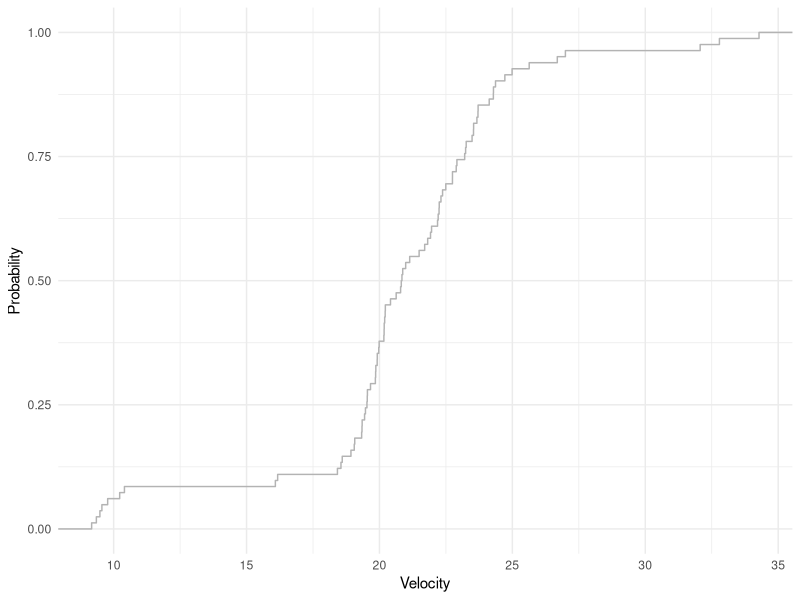
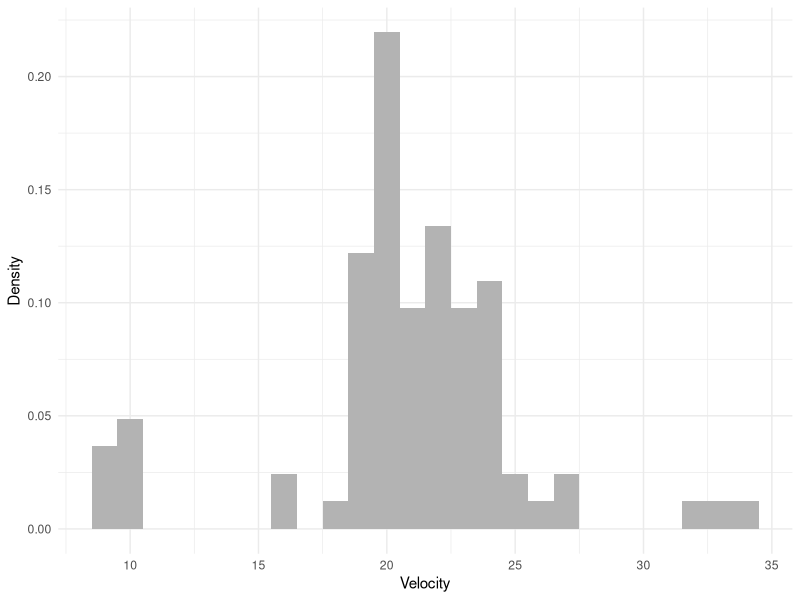
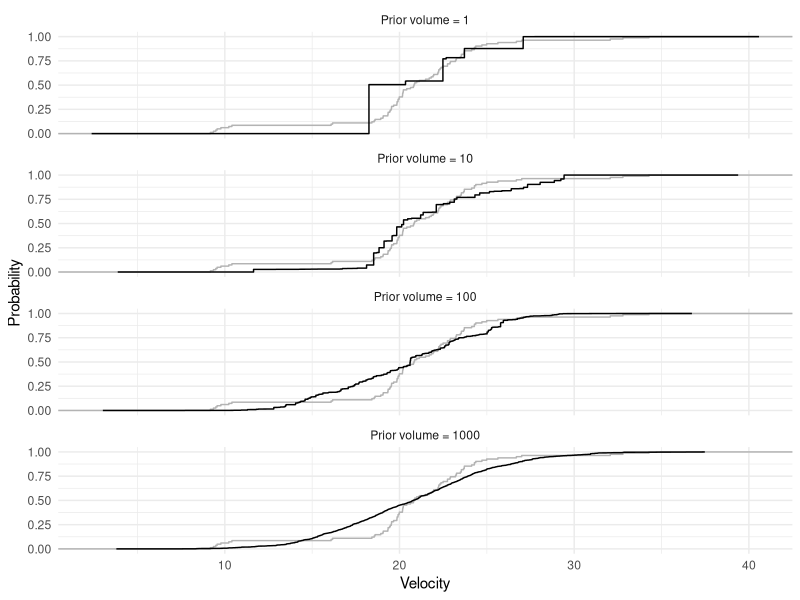
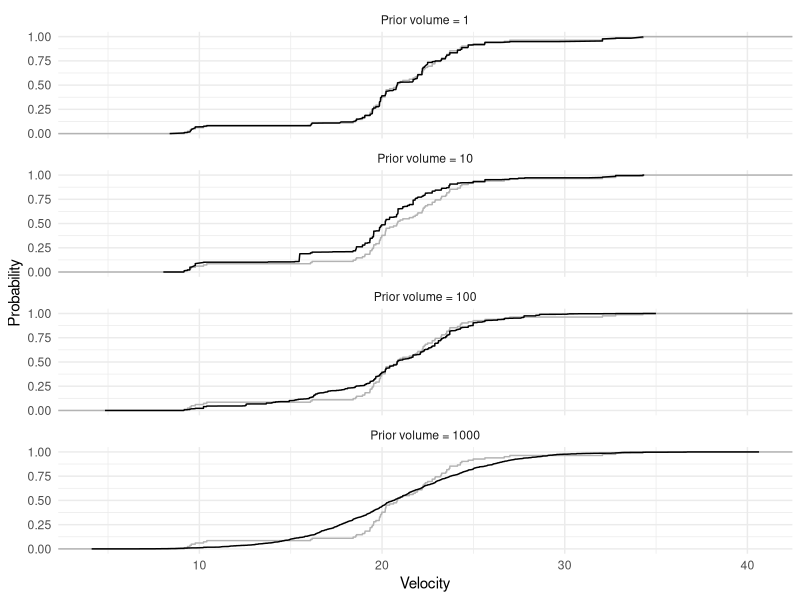
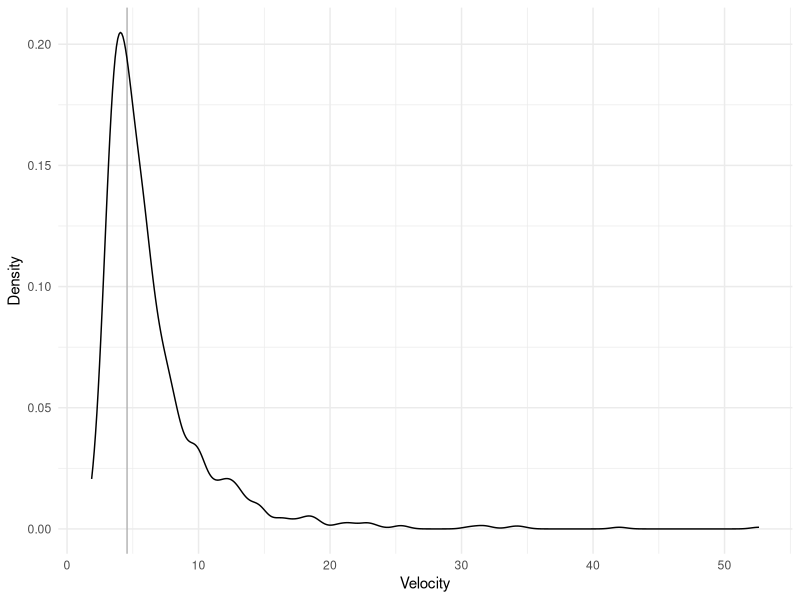
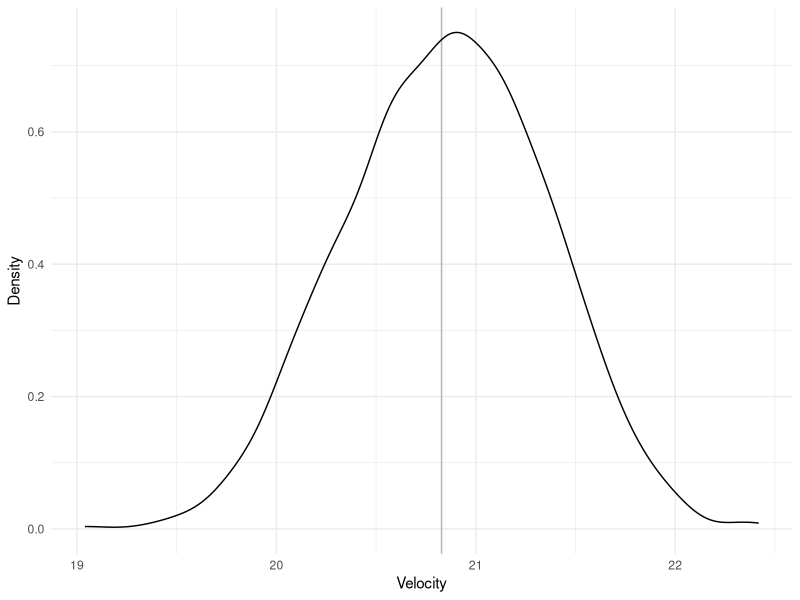
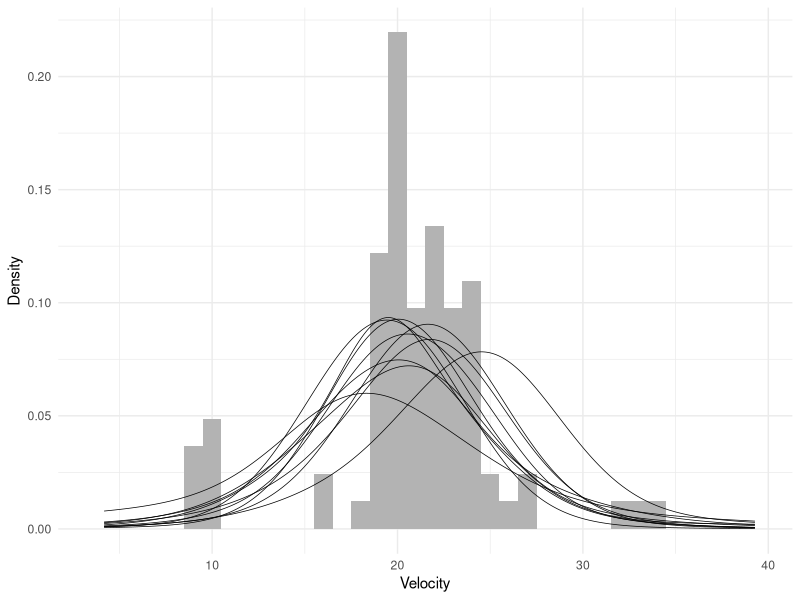
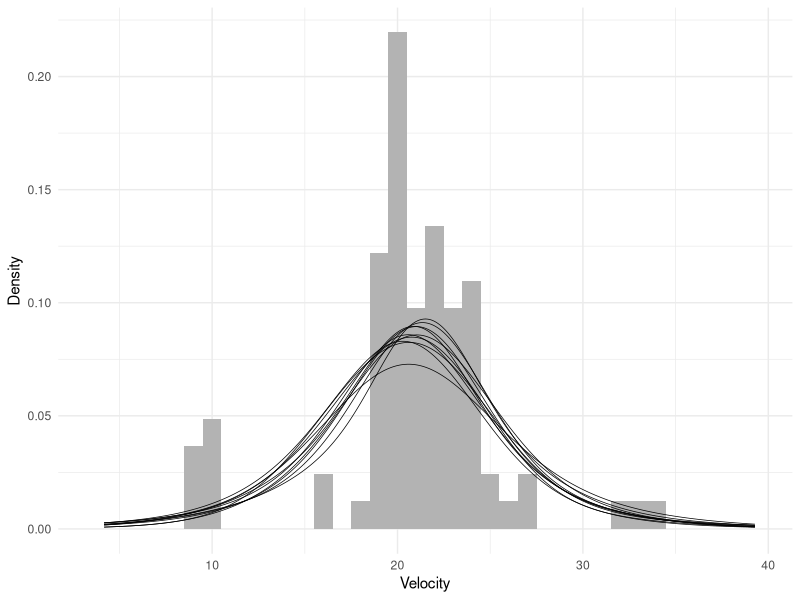

Generate these figures, in order, with R:
## ---- chunk 1
library(MASS)
library(tidyverse)

theme_set(theme_minimal())
## ---- chunk 2
geom_reference <- function(data, type = 'cdf', binwidth = 1) {
  if (type == 'cdf') {
    stat_ecdf(data = data,
              mapping = aes(x),
              color = 'gray70')
  } else if (type == 'pdf') {
    geom_density(data = data,
                 mapping = aes(x),
                 color = 'gray70')
  } else if (type == 'histogram') {
    geom_histogram(data = data,
                   mapping = aes(x, y = ..count.. / sum(..count..)),
                   binwidth = binwidth,
                   fill = 'gray70')
  }
}
## ---- chunk 3
data <- tibble(x = galaxies / 1000)
## ---- chunk 4
ggplot() +
  geom_reference(data) +
  labs(x = 'Velocity', y = 'Probability')
## ---- chunk 5
ggplot() +
  geom_reference(data, type = 'histogram') +
  labs(x = 'Velocity', y = 'Density')
## ---- chunk 6
stick_break <- function(l, alpha, beta) {
  q <- rbeta(l, shape1 = alpha, shape2 = beta)
  q <- c(head(q, -1), 1)
  list(p = q * c(1, cumprod(1 - head(q, -1))), q = q)
}

nu_prior <- function(lambda = 1, mu0 = 0, sigma0 = 1) {
  sample_P0 <- function(l) rnorm(l, mean = mu0, sd = sigma0)
  list(sample_P0 = sample_P0, lambda = lambda)
}

nu_posterior <- function(x, lambda = 1, mu0 = 0, sigma0 = 1) {
  prior <- nu_prior(lambda = lambda, mu0 = mu0, sigma0 = sigma0)
  sample_P0 <- function(l) {
    i <- rbernoulli(l, p = lambda / (lambda + length(x)))
    i * prior$sample_P0(l) + (1 - i) * sample(x, l, replace = TRUE)
  }
  list(sample_P0 = sample_P0, lambda = lambda + length(x))
}

sample_DP <- function(l, nu) {
  x <- nu$sample_P0(l)
  p <- stick_break(l, 1, nu$lambda)$p
  tibble(x = x, p = p)
}

plot_distribution <- function(sample, reference) {
  sample <- sample %>%
    arrange(x) %>%
    mutate(p = cumsum(p))
  ggplot() +
    geom_reference(reference) +
    geom_line(data = sample, mapping = aes(x, p)) +
    labs(x = 'Velocity', y = 'Probability')
}
## ---- chunk 7
set.seed(42)

tibble(lambda = c(1, 10, 100, 1000)) %>%
  mutate(data = map(lambda, ~ sample_DP(l = 10000,
                                        nu = nu_prior(lambda = .x,
                                                      mu0 = mean(data$x),
                                                      sigma0 = sd(data$x))))) %>%
  unnest(data) %>%
  mutate(lambda = str_c('Prior volume = ', lambda)) %>%
  group_by(lambda) %>%
  plot_distribution(data) +
  facet_wrap(vars(lambda), ncol = 1)
## ---- chunk 8
set.seed(42)

tibble(lambda = c(1, 10, 100, 1000)) %>%
  mutate(data = map(lambda, ~ sample_DP(l = 10000,
                                        nu = nu_posterior(data$x,
                                                          lambda = .x,
                                                          mu0 = mean(data$x),
                                                          sigma0 = sd(data$x))))) %>%
  unnest(data) %>%
  mutate(lambda = str_c('Prior volume = ', lambda)) %>%
  group_by(lambda) %>%
  plot_distribution(data) +
  facet_wrap(vars(lambda), ncol = 1)
## ---- chunk 9
sample_Ptheta_prior <- function(l, mu0 = 0, kappa0 = 3, nu0 = 3, sigma0 = 1) {
  sigma <- sqrt((nu0 * sigma0^2) / rchisq(l, nu0))
  mu <- rnorm(l, mu0, sigma / sqrt(kappa0))
  tibble(mu = mu, sigma = sigma)
}

sample_Ptheta_posterior <- function(l, x, mu0 = mean(x), kappa0 = 3, nu0 = 3, sigma0 = sd(x)) {
  n1 <- length(x)
  if (n1 == 0) {
    mu1 <- 0
    ss1 <- 0
  } else {
    mu1 <- mean(x)
    ss1 <- sum((x - mu1)^2)
  }
  sample_Ptheta_prior(
    l = l,
    mu0 = kappa0 / (kappa0 + n1) * mu0 + n1 / (kappa0 + n1) * mu1,
    kappa0 = kappa0 + n1,
    nu0 = nu0 + n1,
    sigma0 = sqrt((nu0 * sigma0^2 + ss1 + kappa0 * n1 / (kappa0 + n1) * (mu1 - mu0)^2) / (nu0 + n1))
  )
}

sample_Plambda_prior <- function(l, alpha0 = 2, beta0 = 0.1) {
  rgamma(l, alpha0, beta0)
}

sample_Plambda_posterior <- function(l, q, alpha0 = 2, beta0 = 0.1) {
  sample_Plambda_prior(
    l = l,
    alpha0 = alpha0 + length(q) - 1,
    beta0 = beta0 - sum(log(head(q, -1)))
  )
}

evaluate_Px <- function(x, theta) {
  dnorm(x, theta$mu, sqrt(theta$sigma))
}

evaluate_Pm_ <- function(draw, grid, type = 'cdf') {
  if (type == 'cdf') {
    method <- pnorm
  } else if (type == 'pdf') {
    method <- dnorm
  } else if (type == 'histogram') {
    method <- dnorm
  }
  bind_cols(draw$theta, tibble(p = draw$stick$p)) %>%
    mutate(.component = row_number()) %>%
    select(.component, everything()) %>%
    mutate(data = map2(mu, sigma, function(mu, sigma) {
                                  tibble(x = grid,
                                         y = method(grid, mu, sigma))
                                  })) %>%
    unnest(data) %>%
    group_by(x) %>%
    summarize(y = sum(p * y), .groups = 'drop')
}

evaluate_Pm <- function(draws, grid, ...) {
  process <- function(i) {
    evaluate_Pm_(draws[[i]], grid, ...) %>%
      mutate(.draw = i) %>%
      select(.draw, everything())
  }
  sapply(1:length(draws), process, simplify = FALSE) %>%
    bind_rows()
}

count_subjects <- function(m, k) {
  n <- rep(0, m)
  k <- as.data.frame(table(k))
  n[as.numeric(levels(k[ , 1]))[k[ , 1]]] <- k[ , 2]
  n
}

update_k <- function(x, state, prior_only = FALSE) {
  m <- length(state$stick$p)
  n <- length(x)
  if (prior_only) {
    x <- rep(x, each = m)
    theta <- state$theta %>% slice(rep(1:m, n))
    p <- matrix(evaluate_Px(x, theta), nrow = m, ncol = n)
    p <- sweep(p, 1, state$stick$p, `*`)
    p <- sweep(p, 2, colSums(p), `/`)
  } else {
    p <- matrix(rep(1 / m, m * n), nrow = m, ncol = n)
  }
  apply(p, 2, function(p) sample(1:m, 1, prob = p))
}

update_stick <- function(x, state, prior_only = FALSE) {
  m <- length(state$stick$p)
  if (prior_only) {
    alpha <- 1
    beta <- state$lambda
  } else {
    n <- count_subjects(m, state$k)
    alpha <- 1 + n
    beta <- state$lambda + sum(n) - cumsum(n)
  }
  stick_break(m, alpha, beta)
}

update_theta <- function(x, state, prior_only = FALSE, ...) {
  m <- length(state$stick$p)
  if (prior_only) {
    sapply(1:m, function(i) sample_Ptheta_prior(1, ...), simplify = FALSE) %>%
      bind_rows()
  } else {
    sapply(1:m, function(i) sample_Ptheta_posterior(1, x[state$k == i], ...),
           simplify = FALSE) %>%
      bind_rows()
  }
}

update_lambda <- function(x, state, prior_only = FALSE, ...) {
  if (prior_only) {
    sample_Plambda_prior(1, ...)
  } else {
    sample_Plambda_posterior(1, state$stick$q, ...)
  }
}

sample_DPM <- function(x, m, l,
                       n0 = 3,
                       mu0 = mean(x),
                       kappa0 = n0,
                       nu0 = n0,
                       sigma0 = sd(x),
                       lambda0 = 1,
                       alpha0 = n0,
                       beta0 = sqrt(n0) / 10,
                       prior_only = FALSE) {
  theta_prior <- list(
    mu0 = mu0,
    kappa0 = kappa0,
    nu0 = nu0,
    sigma0 = sigma0
  )
  lambda_prior <- list(
    alpha0 = alpha0,
    beta0 = beta0
  )
  state <- list(
    k = sample(1:m, length(x), replace = TRUE),
    stick = stick_break(m, 1, lambda0),
    theta = do.call(sample_Ptheta_prior, c(list(m), theta_prior)),
    lambda = lambda0
  )
  draws <- vector('list', l)
  for(i in 1:l) {
    arguments <- list(x, state, prior_only = prior_only)
    state$k <- do.call(update_k, arguments)
    arguments <- list(x, state, prior_only = prior_only)
    state$stick <- do.call(update_stick, arguments)
    arguments <- c(list(x, state, prior_only = prior_only), theta_prior)
    state$theta <- do.call(update_theta, arguments)
    arguments <- c(list(x, state, prior_only = prior_only), lambda_prior)
    state$lambda <- do.call(update_lambda, arguments)
    draws[[i]] <- state
  }
  draws
}

check_predictive <- function(draws, reference, size = 1000, type = 'cdf', ...) {
  grid <- seq(min(reference$x) - 5, to = max(reference$x) + 5, length.out = size)
  sample <- evaluate_Pm(draws, grid, type = type)
  ggplot() +
    geom_reference(reference, type = type, ...) +
    geom_line(data = sample, mapping = aes(x, y, group = .draw), size = 0.25) +
    labs(x = 'Velocity', y = 'Density')
}

summarize_inference <- function(draws, reference, size = 1000, type = 'cdf', ...) {
  grid <- seq(min(reference$x) - 5, to = max(reference$x) + 5, length.out = size)
  sample <- evaluate_Pm(draws, grid, type = type) %>%
    group_by(x) %>%
    summarize(y_mean = mean(y), .groups = 'drop')
  ggplot() +
    geom_reference(reference, type = type, ...) +
    geom_line(data = sample, mapping = aes(x, y_mean), size = 0.25) +
    labs(x = 'Velocity', y = 'Density')
}
## ---- chunk 10
set.seed(42)

sample_Ptheta_prior(1000, mu0 = mean(data$x), sigma0 = sd(data$x)) %>%
  ggplot() +
  geom_vline(xintercept = sd(data$x), color = 'gray70') +
  geom_density(aes(sigma)) +
  labs(x = 'Velocity', y = 'Density')
## ---- chunk 11
set.seed(42)

sample_Ptheta_posterior(1000, data$x) %>%
  ggplot() +
  geom_vline(xintercept = mean(data$x), color = 'gray70') +
  geom_density(aes(mu)) +
  labs(x = 'Velocity', y = 'Density')
## ---- chunk 12
set.seed(42)

draws <- sample_DPM(data$x, 25, 1000, prior_only = TRUE)
check_predictive(sample(tail(draws, length(draws) / 2), 10), data,
                 type = 'histogram')
## ---- chunk 13
set.seed(42)

draws <- sample_DPM(data$x, 25, 1000)
check_predictive(sample(tail(draws, length(draws) / 2), 10), data,
                 type = 'histogram')
## ---- chunk 14
tibble(value = sapply(draws, function(draw) length(unique(draw$k)))) %>%
  mutate(draw = row_number()) %>%
  ggplot(aes(draw, value)) +
  geom_line(size = 0.1) +
  labs(x = 'Iteration', y = 'Position')
## ---- chunk 15
summarize_inference(tail(draws, length(draws) / 2), data,
                    type = 'histogram')
